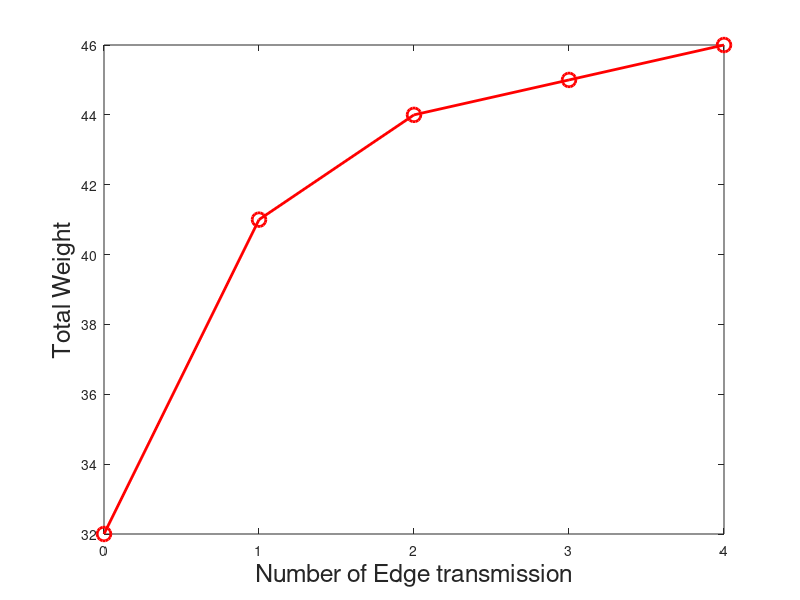

This chart was generated by the following MATLAB code: (Note: this script raises an error after producing the figure.)
%%%%% Optimal Joint offloading and Scheduling%%%%
clear
A = 10; % arrival packets
X = 5; % virtual queue length
C = 3; % channel state
mu = 2; % local rate
e_E = 1; % edge energy consumption
e_L  = 2; % local energy consumption
M = 1;
T = 4; % total time slots

y_max_int =  min(ceil(A/C), T); 
z_max_int  = min(ceil(A/mu), T);

% schedule wireless transmission from 0 to y_max_int times 
W = zeros(1, y_max_int+1);
W_edge = zeros(1, y_max_int+1);
W_local = zeros(1, y_max_int+1);
y = 0 : y_max_int;
z_maxWeight = zeros(1, y_max_int+1);

for i =  0 : y_max_int
    W_edge(i+1) =  X * min(A, i * C) - M * e_E * min(ceil(A/C),i);
    W_local(i+1) = 0; % z = 0, local weight  = 0
    for z = 1 : T  % maximize local weight
        W_local_temp = X * min(max(A - i * C, 0), z * mu) - M * e_L * ...
            min(ceil(max(A - i * C, 0)/mu), z);
        if W_local_temp > W_local(i+1)
            W_local(i+1) = W_local_temp;
            z_maxWeight(i+1) = z;
        end
    end
    W(i+1) = W_edge(i+1) + W_local(i+1);
end

figure(1)
plot(y,W, 'r-o','LineWidth',2,'MarkerSize',10)
xlabel('Number of Edge transmission','FontSize',18)
ylabel('Total Weight','FontSize',18)
title('System Setup : A = ' + string(A) + ', X = ' + string(X) + ...
    ', \mu = ' + string(mu) + ', C = ' + string(C) + ', T = ' + string(T) ...
    , 'FontSize', 18 )
grid on

figure(2)
plot(z_maxWeight, W, 'k-*','LineWidth',2,'MarkerSize',10)
xlabel('Number of Local processing','FontSize',18)
ylabel('Total Weight','FontSize',18)
title('System Setup : A = ' + string(A) + ', X = ' + string(X) + ...
    ', \mu = ' + string(mu) + ', C = ' + string(C) + ', T = ' + string(T) ...
    , 'FontSize', 18 )
grid on

figure(3)
plot(y,z_maxWeight, 'b-s','LineWidth',2,'MarkerSize',10)
xlabel('Number of Edge transmission : y','FontSize',18)
ylabel('Number of Local processing : z','FontSize',18)
title('System Setup : A = ' + string(A) + ', X = ' + string(X) + ...
    ', \mu = ' + string(mu) + ', C = ' + string(C) + ', T = ' + string(T) ...
    , 'FontSize', 18 )
grid on